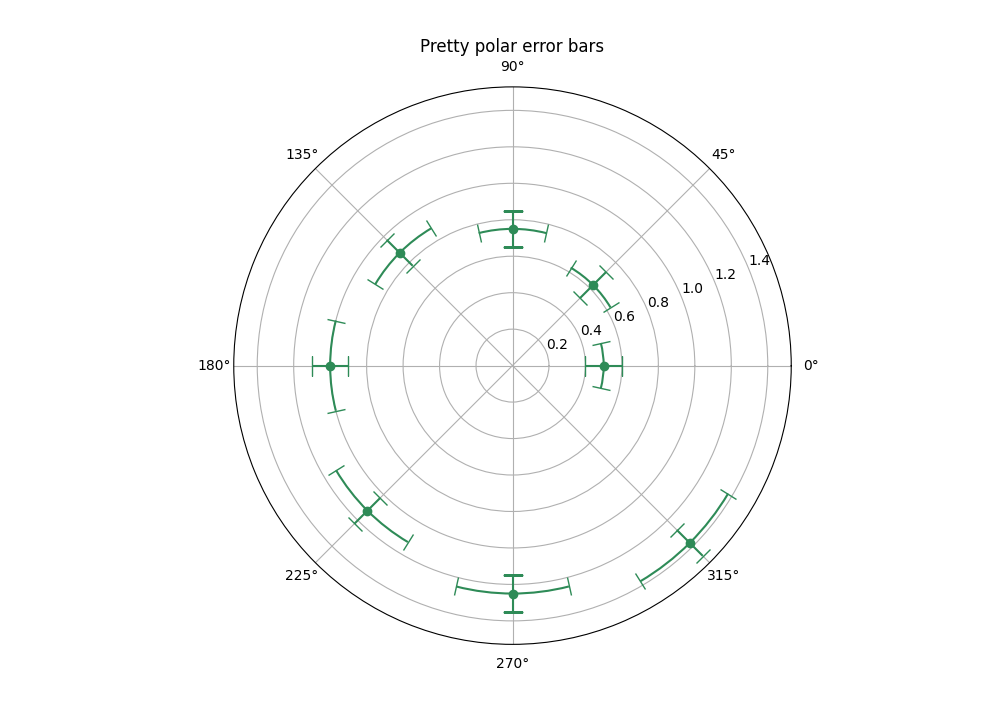

Source code (Python):
# 引入所需库
import matplotlib.pyplot as plt
import matplotlib
import numpy as np
matplotlib.use('TkAgg')


theta = np.arange(0, 2 * np.pi, np.pi / 4)
r = theta / np.pi / 2 + 0.5

fig = plt.figure(figsize=(10, 10))
ax = fig.add_subplot(projection='polar')
# 在极坐标图中绘制误差线
# theta和r分别表示数据点的角度和距离
# xerr和yerr分别表示角度和距离的误差
# capsize表示误差线的长度
# fmt表示数据点的形状，c表示数据点的颜色
ax.errorbar(theta, r, xerr=0.25, yerr=0.1,
            capsize=7, fmt="o", c="seagreen")

ax.set_title("Pretty polar error bars")
plt.show()
